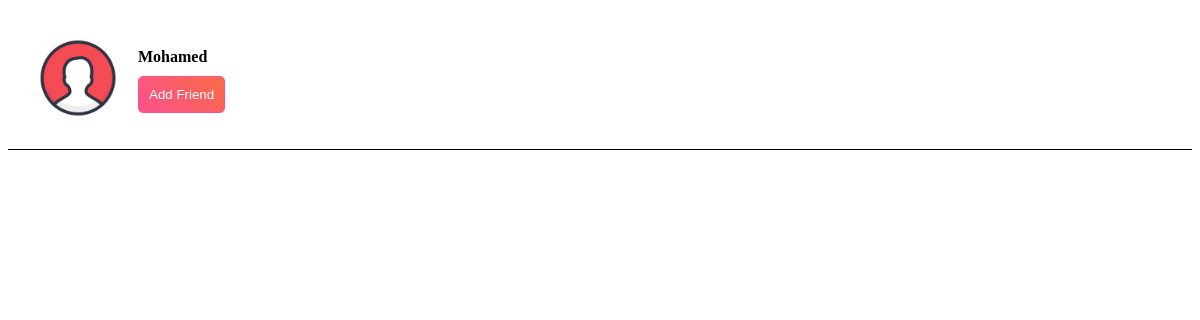
Page /search.php?key=friend1@gmail.com on the committed database.
### tables this page shows
CREATE TABLE `users` (
  `ID` int(11) NOT NULL,
  `UserID` varchar(200) NOT NULL,
  `UserEmail` varchar(200) NOT NULL,
  `UserPassword` varchar(50) NOT NULL,
  `UserName` varchar(50) NOT NULL,
  `UserPhoto` varchar(500) NOT NULL DEFAULT 'imgs/user.png',
  `BirthDay` int(2) NOT NULL,
  `BirthMon` int(2) NOT NULL,
  `BirthYear` int(4) NOT NULL,
  `UserFav` varchar(300) NOT NULL,
  `UserStatus` varchar(10) NOT NULL DEFAULT 'offline',
  `TypeStatus` int(1) NOT NULL DEFAULT 0
);

### search.php (the view, shortened to what this page needs)
<?php
  require_once "config.php";
  $searchKey = $_REQUEST['key'];
  $UserEmail = $_SESSION['UserEmail'];
  $UserName = $_SESSION['UserName'];
  $sqlsu = "SELECT * FROM users WHERE (UserEmail LIKE '%{$searchKey}%' OR UserName LIKE '%{$searchKey}%' OR UserID LIKE '%{$searchKey}%') AND (UserEmail != '$UserEmail' OR UserName != '$UserName')";
  $result = mysqli_query($conn, $sqlsu);
    if ($result->num_rows > 0) {
      while ($row = $result->fetch_assoc()) {
        echo '
          <div class="res-box">
            <div class="image">
              <img src="' . $row['UserPhoto'] . '"/>
            </div>
            <div class="info">
              <p class="username">' . $row['UserName'] . '</p>
              <div class="action">
                <form action="search.php?re=1" method="POST">
                  <button name="add" value="' . $row['UserID'] . ' type="submit"><i class="fa fa-plus"></i> Add Friend</button>
                </form>
              </div>
            </div>
          </div>
        ';
      }
    }
  ?>

### search.php (style rules this page uses)
.res-box { padding: 20px; overflow: hidden; border-bottom: 1px solid #000; }
.res-box .image { float: left; width: 100px; height: 100px; margin-right: 10px; }
.res-box .image img { width: 100%; height: 100%; border-radius: 50%; }
.res-box .info { margin-top: 20px; }
.res-box .info .username { font-weight: bold; margin-bottom: 10px; }
.res-box .action span, .res-box .action button { padding: 10px; font-family: ubuntu, arial; background: linear-gradient(45deg, #fd508f, #f96b45); color: #fff; border: 1px solid #fd508f; border-radius: 5px; cursor: pointer; transition: all .3; }

### rows in the picture
users: UserPhoto (placeholder picture), UserName "Mohamed", $row['UserID'] 14021010010010051018 (drawn)
